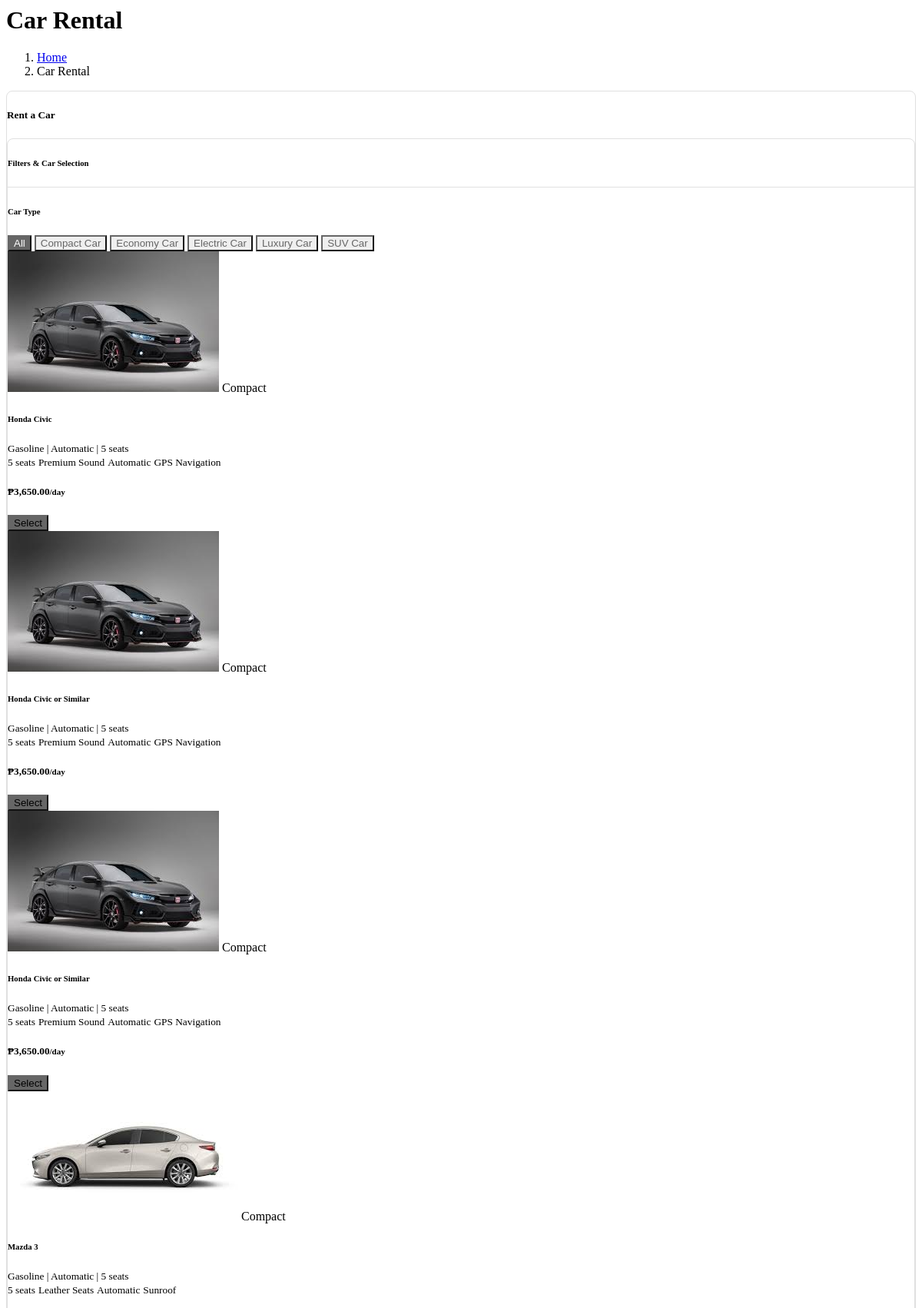
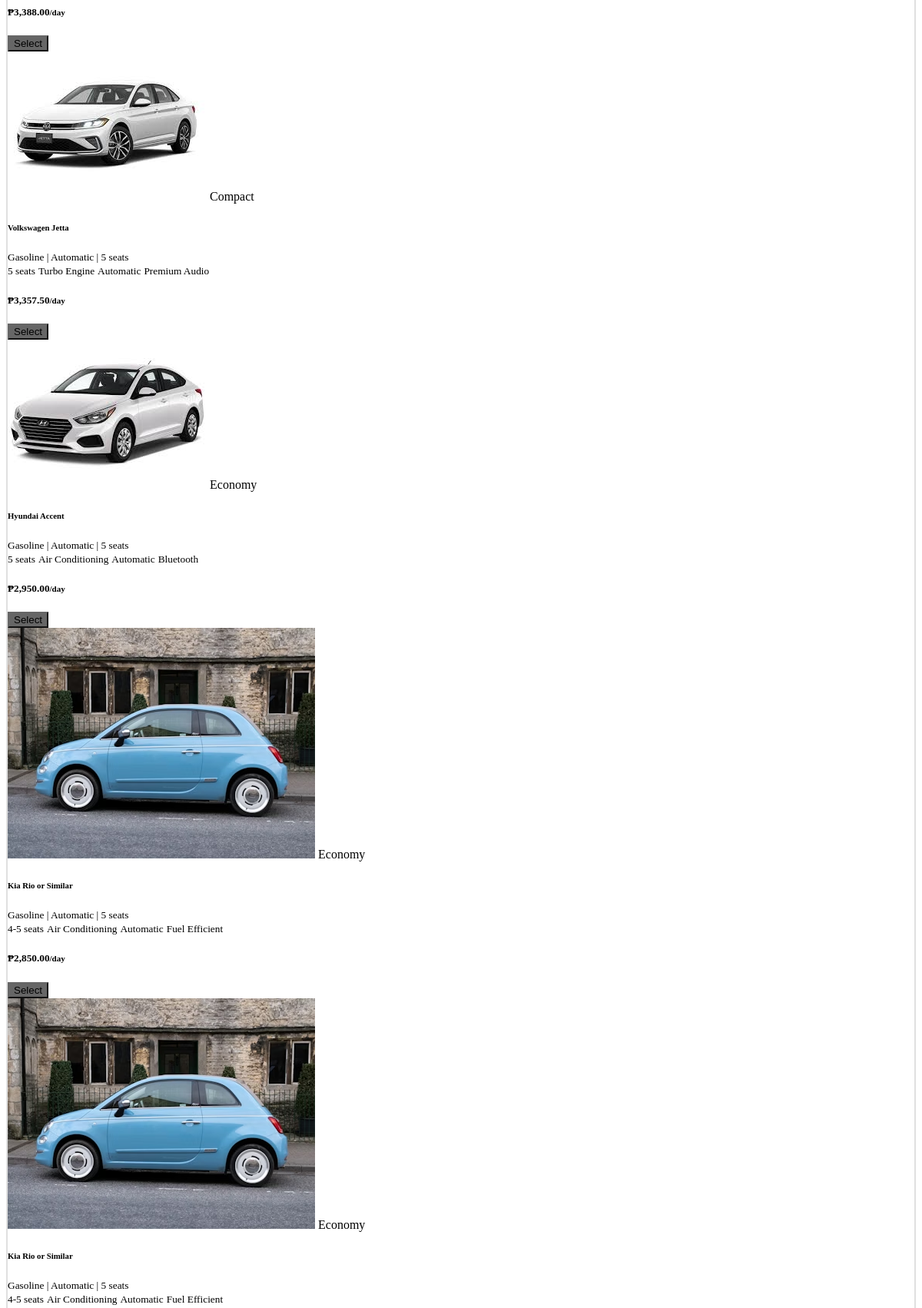
Screenshot of /modules/car_rental.php (upper part) with the database file from the repository (2 pictures, top to bottom).
### tables this page shows
CREATE TABLE `cars` (
  `id` int(11) NOT NULL,
  `name` varchar(100) NOT NULL,
  `type` varchar(50) NOT NULL,
  `daily_rate` decimal(10,2) NOT NULL,
  `image` varchar(255) DEFAULT NULL,
  `features` text DEFAULT NULL,
  `fuel_type` varchar(30) DEFAULT 'Gasoline',
  `transmission` varchar(20) DEFAULT 'Automatic',
  `seating_capacity` int(11) DEFAULT 5,
  `mileage_limit` int(11) DEFAULT 200,
  `car_year` int(11) DEFAULT NULL,
  `license_plate` varchar(20) DEFAULT NULL,
  `vin` varchar(50) DEFAULT NULL,
  `color` varchar(30) DEFAULT NULL,
  `status` varchar(20) DEFAULT 'Active',
  `is_featured` tinyint(1) DEFAULT 0,
  `created_at` timestamp NOT NULL DEFAULT current_timestamp()
);

### modules/car_rental.php (the view, shortened to what this page needs)
<?php
$host = 'localhost';
$user = 'root';
$pass = '';
$dbname = 'travel_db_improved';
$conn = new mysqli($host, $user, $pass, $dbname);
$conn->query("UPDATE cars c
    LEFT JOIN car_rental_bookings b ON c.name = b.car_model
    AND b.status IN ('Confirmed', 'Pending')
    AND CURDATE() BETWEEN b.pickup_date AND b.return_date
    SET c.status = IF(b.id IS NULL, 'Active', 'Rented')");
$active_sales = [];
$sales_result = $conn->query("SELECT car_model, sale_price FROM car_sales WHERE status='Active' AND CURDATE() BETWEEN sale_start AND sale_end");
if ($sales_result) {
    while($sale = $sales_result->fetch_assoc()) {
        $active_sales[$sale['car_model']] = $sale['sale_price'];
    }
}
$available_cars_by_type = [];
$cars_result = $conn->query("SELECT * FROM cars WHERE status='Active' ORDER BY type, name");
if ($cars_result) {
    while($car = $cars_result->fetch_assoc()) {
        $type_key = strtolower($car['type']);
        if (!isset($available_cars_by_type[$type_key])) {
            $available_cars_by_type[$type_key] = [
                'name' => $car['type'] . ' Car',
                'models' => []
            ];
        }
        $daily_rate = isset($active_sales[$car['name']]) ? $active_sales[$car['name']] : $car['daily_rate'];
        $features = !empty($car['features']) ? explode(',', $car['features']) : [];
        $available_cars_by_type[$type_key]['models'][] = [
            'id' => strtolower(str_replace(' ', '-', $car['name'])),
            'name' => $car['name'],
            'image' => $car['image'] ? $car['image'] : 'assets/img/cars/default.jpg',
            'daily_rate' => $daily_rate,
            'features' => $features,
            'type' => $car['type'],
            'fuel_type' => isset($car['fuel_type']) ? $car['fuel_type'] : 'Gasoline',
            'transmission' => isset($car['transmission']) ? $car['transmission'] : 'Automatic',
            'car_year' => isset($car['car_year']) ? $car['car_year'] : null,
            'license_plate' => isset($car['license_plate']) ? $car['license_plate'] : null,
            'color' => isset($car['color']) ? $car['color'] : null,
            'seating_capacity' => isset($car['seating_capacity']) ? $car['seating_capacity'] : 5
        ];
    }
}
$available_cars = $available_cars_by_type;
?>
<div class="pagetitle">
  <h1>Car Rental</h1>
  <nav>
    <ol class="breadcrumb">
      <li class="breadcrumb-item"><a href="index.php">Home</a></li>
      <li class="breadcrumb-item active">Car Rental</li>
    </ol>
  </nav>
</div>
<section class="section">
  <div class="row">
    <div class="col-lg-12">
      <div class="card">
        <div class="card-body">
          <h5 class="card-title"><i class="bi bi-car-front me-2"></i>Rent a Car</h5>
          <div class="row">
            <div class="col-lg-8">
              <div class="card mb-4" id="carSelectionCard">
                <div class="card-header bg-light">
                  <h6 class="mb-0"><i class="bi bi-funnel me-2"></i>Filters & Car Selection</h6>
                </div>
                <div class="card-body">
                  <div class="mb-4">
                    <h6 class="mb-3">Car Type</h6>
                    <div class="d-flex flex-wrap gap-2">
                      <button class="btn btn-sm btn-outline-primary car-filter active" data-type="all">All</button>
                      <?php foreach($available_cars as $type => $car_data): ?>
                      <button class="btn btn-sm btn-outline-primary car-filter" data-type="<?php echo $type; ?>">
                        <?php echo $car_data['name']; ?>
                      </button>
                      <?php endforeach; ?>
                    </div>
                  </div>
                  <div class="row" id="car-grid">
                    <?php foreach($available_cars as $type => $car_data): ?>
                      <?php foreach($car_data['models'] as $car): ?>
                      <div class="col-md-6 mb-4 car-item" data-type="<?php echo $type; ?>">
                        <div class="car-card">
                          <div class="position-relative">
                            <img src="<?php echo $car['image']; ?>" class="car-card-img" alt="<?php echo $car['name']; ?>">
                            <span class="position-absolute top-0 start-0 badge badge-<?php echo strtolower($car['type']); ?> m-2"><?php echo $car['type']; ?></span>
                          </div>
                          <div class="car-card-body">
                            <h6 class="car-card-title"><?php echo $car['name']; ?></h6>
                            <div class="mb-2">
                              <small class="text-muted">
                                <i class="bi bi-fuel-pump"></i> <?php echo $car['fuel_type']; ?> |
                                <i class="bi bi-gear"></i> <?php echo $car['transmission']; ?> |
                                <i class="bi bi-people"></i> <?php echo $car['seating_capacity']; ?> seats
                              </small>
                            </div>
                            <div class="mb-3">
                              <?php foreach($car['features'] as $feature): ?>
                              <span class="badge bg-light text-dark me-1 mb-1"><small><?php echo trim($feature); ?></small></span>
                              <?php endforeach; ?>
                            </div>
                            <div class="d-flex justify-content-between align-items-center">
                              <div>
                                <h5 class="car-card-price mb-0">₱<?php echo number_format($car['daily_rate'], 2); ?><small class="text-muted">/day</small></h5>
                              </div>
                              <button class="btn btn-primary btn-sm select-car"
                                      data-id="<?php echo $car['id']; ?>"
                                      data-name="<?php echo $car['name']; ?>"
                                      data-type="<?php echo $car['type']; ?>"
                                      data-image="<?php echo $car['image']; ?>"
                                      data-rate="<?php echo $car['daily_rate']; ?>">
                                <i class="bi bi-check-lg"></i> Select
                              </button>
                            </div>
                          </div>
                        </div>
                      </div>
                      <?php endforeach; ?>
                    <?php endforeach; ?>
                  </div>
                </div>
              </div>
            </div>
          </div>
        </div>
      </div>
    </div>
  </div>
</section>

### modules/car_rental.php (style rules this page uses)
.car-item { transition: transform 0.2s; }
.select-car { transition: all 0.2s; }
.card { border: 1px solid #e0e0e0; border-radius: 8px; }
.card-header { border-bottom: 1px solid #e0e0e0; }
.badge { font-weight: 500; }
.btn-primary { background-color: #666; border-color: #666; }
.btn-outline-primary { color: #666; border-color: #666; }
.btn-outline-primary:hover, .btn-outline-primary.active { background-color: #666; border-color: #666; color: white; }

### rows the page displays
cars: image (picture), type "Compact", name "Honda Civic", fuel_type "Gasoline", transmission "Automatic", seating_capacity "5", feature "5 seats", feature "Premium Sound", feature "Automatic", feature "GPS Navigation", daily_rate "3,650.00"
cars: image (picture), type "Compact", name "Mazda 3", fuel_type "Gasoline", transmission "Automatic", seating_capacity "5", feature "5 seats", feature "Leather Seats", feature "Automatic", feature "Sunroof", daily_rate "3,388.00"
cars: image (picture), type "Compact", name "Volkswagen Jetta", fuel_type "Gasoline", transmission "Automatic", seating_capacity "5", feature "5 seats", feature "Turbo Engine", feature "Automatic", feature "Premium Audio", daily_rate "3,357.50"
cars: image (picture), type "Economy", name "Hyundai Accent", fuel_type "Gasoline", transmission "Automatic", seating_capacity "5", feature "5 seats", feature "Air Conditioning", feature "Automatic", feature "Bluetooth", daily_rate "2,950.00"

### other values shown
$car_data['name'] "Compact Car"
$car_data['name'] "Economy Car"
$car_data['name'] "Electric Car"
$car_data['name'] "Luxury Car"
$car_data['name'] "SUV Car"
$car['type'] "Compact"
$car['name'] "Honda Civic or Similar"
$car['fuel_type'] "Gasoline"
$car['transmission'] "Automatic"
$car['seating_capacity'] "5"
$feature "5 seats"
$feature "Premium Sound"
$feature "Automatic"
$feature "GPS Navigation"
$car['daily_rate'] "3,650.00"
